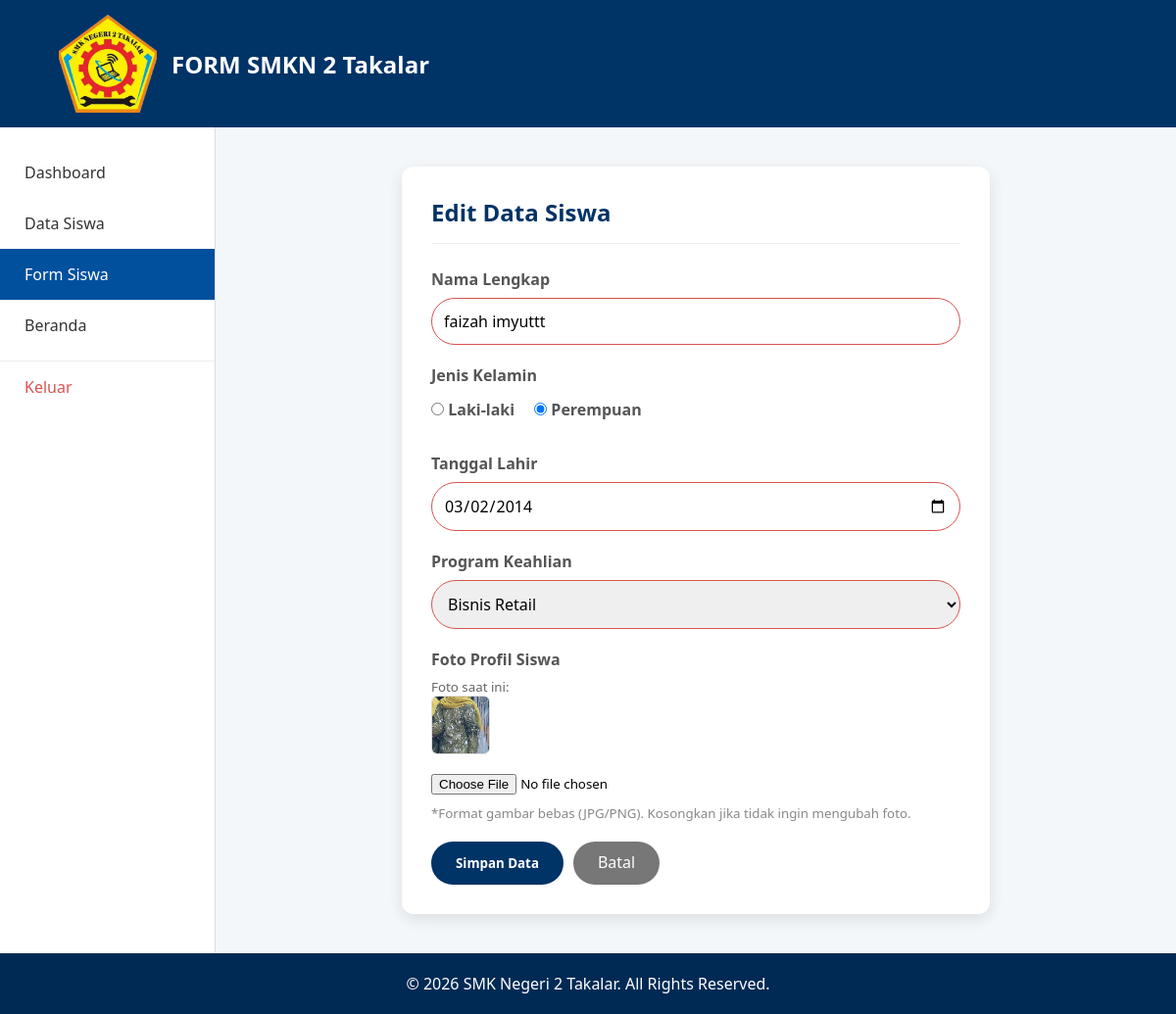
Page /form-siswa.php?id=10 (signed in) on the committed database.
### tables this page shows
CREATE TABLE `siswa` (
  `id` int(11) NOT NULL,
  `foto` varchar(255) DEFAULT 'default.jpg',
  `nama` varchar(100) NOT NULL,
  `jk` enum('L','P') NOT NULL,
  `tanggal_lahir` date NOT NULL,
  `jurusan` varchar(50) NOT NULL
);

### form-siswa.php (the view, shortened to what this page needs)
<?php
include 'config.php';
$nama = "";
$jk = "";
$tanggal_lahir = "";
$jurusan = "";
$foto_lama = "";
$judul_form = "Tambah Data Siswa";
if (isset($_GET['id'])) {
    $id = $_GET['id'];
    $judul_form = "Edit Data Siswa";
    $query = mysqli_query($koneksi, "SELECT * FROM siswa WHERE id = '$id'");
    $data = mysqli_fetch_assoc($query);
    if ($data) {
        $nama = $data['nama'];
        $jk = $data['jk'];
        $tanggal_lahir = $data['tanggal_lahir'];
        $jurusan = $data['jurusan'];
        $foto_lama = $data['foto'];
    }
}
?>
<!DOCTYPE html>
<html lang="id">
<head>
    <link rel="stylesheet" href="css/form.css">
</head>
<body>
    <header>
        <div class="header-content">
            <img src="images/logo-sekolah.jpg" alt="Logo SMKN 2 Takalar" class="logo-header">
            <span class="header-title">FORM SMKN 2 Takalar</span>
        </div>
    </header>
    <div class="main-container">
        <aside>
            <ul class="menu-sidebar">
                <li><a href="dashboard.php">Dashboard</a></li>
                <li><a href="tabel-siswa.php">Data Siswa</a></li>
                <li><a href="form-siswa.php" class="aktif">Form Siswa</a></li>
                <li><a href="landing-page.html">Beranda</a></li>
                <li><a href="logout.php" class="menu-logout">Keluar</a></li>
            </ul>
        </aside>
        <section class="main-content">
            <div class="container-form">
                <h2 class="form-title"><?php echo $judul_form; ?></h2>
                <hr class="divider">
                <form action="simpan-siswa.php" method="POST" enctype="multipart/form-data">
                    <div class="field-group">
                        <label for="nama">Nama Lengkap</label>
                        <input type="text" id="nama" name="nama" class="input-custom" placeholder="Masukkan Nama Lengkap" value="<?php echo $nama; ?>" required>
                    </div>
                    <div class="field-group">
                        <label>Jenis Kelamin</label>
                        <div class="radio-options">
                            <label><input type="radio" name="jk" value="L" <?php if($jk == 'L') echo 'checked'; ?> required> Laki-laki</label>
                            <label><input type="radio" name="jk" value="P" <?php if($jk == 'P') echo 'checked'; ?> required> Perempuan</label>
                        </div>
                    </div>
                    <div class="field-group">
                        <label for="tanggal">Tanggal Lahir</label>
                        <input type="date" id="tanggal" name="tanggal" class="input-custom" value="<?php echo $tanggal_lahir; ?>" required>
                    </div>
                    <div class="field-group">
                        <label for="jurusan">Program Keahlian</label>
                        <select id="jurusan" name="jurusan" class="input-custom" required>
                            <option value="Bisnis Retail" <?php if($jurusan == 'Bisnis Retail') echo 'selected'; ?>>Bisnis Retail</option>
                        </select>
                    </div>
                    <div class="field-group">
                        <label for="foto">Foto Profil Siswa</label>
                        <?php if (!empty($foto_lama)): ?>
                            <div style="margin-bottom: 10px;">
                                <small style="color: #666; display: block;">Foto saat ini:</small>
                                <img src="images/<?php echo $foto_lama; ?>" style="width: 60px; height: 60px; object-fit: cover; border-radius: 6px; border: 1px solid #ddd;">
                            </div>
                        <?php endif; ?>
                        <input type="file" id="foto" name="foto" accept="image/*" style="padding: 5px 0;">
                        <small style="color: #888; display: block; margin-top: 5px;">*Format gambar bebas (JPG/PNG). Kosongkan jika tidak ingin mengubah foto.</small>
                    </div>
                    <div class="action-buttons">
                        <button type="submit" class="btn-submit">Simpan Data</button>
                        <a href="tabel-siswa.php" class="btn-reset" style="text-decoration:none; display:inline-block; text-align:center; padding-top:10px;">Batal</a>
                    </div>
                </form>
            </div>
        </section>
    </div>
    <footer class="footer-bottom">
        <p>&copy; 2026 SMK Negeri 2 Takalar. All Rights Reserved.</p>
    </footer>
</body>
</html>

### css/form.css (style rules this page uses)
* { margin: 0; padding: 0; box-sizing: border-box; font-family: 'Segoe UI', Arial, sans-serif; }
:root { --navy-utama: #003366; --navy-gelap: #002a54; --biru-medium: #00509e; --abu-bg: #f4f7f9; }
body { background-color: var(--abu-bg); }
header { background-color: var(--navy-utama); color: white; padding: 15px 5%; }
.header-content { display: flex; align-items: center; gap: 15px; }
.logo-header { height: 100px; width: auto; }
.header-title { font-weight: bold; font-size: 1.5rem; }
.main-container { display: flex; min-height: 80vh; }
aside { width: 220px; background: white; border-right: 1px solid #ddd; padding-top: 20px; }
.menu-sidebar { list-style: none; }
.menu-sidebar li a { display: block; padding: 15px 25px; color: #333; text-decoration: none; transition: 0.3s; }
.menu-sidebar li a:hover, .menu-sidebar li a.aktif { background-color: var(--biru-medium); color: white; }
.menu-logout { color: #d9534f !important; border-top: 1px solid #eee; margin-top: 10px; }
.main-content { flex: 1; padding: 40px; display: flex; justify-content: center; }
.container-form { background: white; width: 100%; max-width: 600px; padding: 30px; border-radius: 12px; box-shadow: 0 5px 15px rgba(0,0,0,0.1); }
.form-title { color: var(--navy-utama); margin-bottom: 15px; }
.divider { margin-bottom: 25px; border: 0; border-top: 1px solid #eee; }
.field-group { margin-bottom: 20px; }
.field-group label { display: block; margin-bottom: 8px; font-weight: 600; color: #555; }
.input-custom { width: 100%; padding: 12px; border: 1px solid #ccc; border-radius: 25px; outline: none; font-size: 1rem; }
.radio-options { display: flex; gap: 20px; padding: 5px 0; }
.action-buttons { display: flex; gap: 10px; margin-top: 20px; }
.btn-submit { background: var(--navy-utama); color: white; padding: 12px 25px; border: none; border-radius: 25px; cursor: pointer; font-weight: bold; }
.btn-reset { background: #777; color: white; padding: 12px 25px; border: none; border-radius: 25px; cursor: pointer; }
.footer-bottom { background: var(--navy-gelap); color: white; text-align: center; padding: 20px 0; width: 100%; }
.input-custom { border-color: #d9534f; }

### rows in the picture
siswa: nama "faizah imyuttt", jk "☐ Laki-laki", jk "☑ Perempuan", tanggal "03/02/2014", jurusan "Bisnis Retail", foto (picture)

### other values in the picture
$judul_form "Edit Data Siswa"
